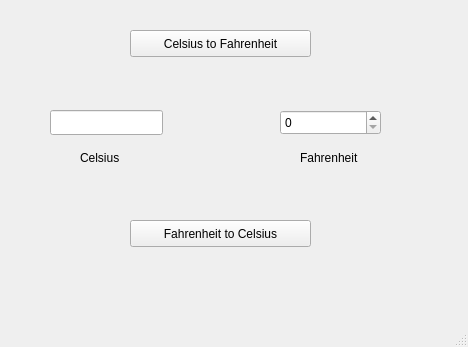
<?xml version="1.0" encoding="UTF-8"?>
<ui version="4.0">
 <class>MainWindow</class>
 <widget class="QMainWindow" name="MainWindow">
  <property name="geometry">
   <rect>
    <x>0</x>
    <y>0</y>
    <width>468</width>
    <height>347</height>
   </rect>
  </property>
  <property name="windowTitle">
   <string>MainWindow</string>
  </property>
  <widget class="QWidget" name="centralwidget">
   <widget class="QPushButton" name="btn_CtoF">
    <property name="geometry">
     <rect>
      <x>130</x>
      <y>30</y>
      <width>181</width>
      <height>27</height>
     </rect>
    </property>
    <property name="text">
     <string>Celsius to Fahrenheit</string>
    </property>
   </widget>
   <widget class="QPushButton" name="btn_FtoC">
    <property name="geometry">
     <rect>
      <x>130</x>
      <y>220</y>
      <width>181</width>
      <height>27</height>
     </rect>
    </property>
    <property name="text">
     <string>Fahrenheit to Celsius</string>
    </property>
   </widget>
   <widget class="QLabel" name="Celsius_label">
    <property name="geometry">
     <rect>
      <x>80</x>
      <y>150</y>
      <width>54</width>
      <height>15</height>
     </rect>
    </property>
    <property name="text">
     <string>Celsius</string>
    </property>
   </widget>
   <widget class="QLabel" name="Fahrenheit_label">
    <property name="geometry">
     <rect>
      <x>300</x>
      <y>150</y>
      <width>61</width>
      <height>16</height>
     </rect>
    </property>
    <property name="text">
     <string>Fahrenheit</string>
    </property>
   </widget>
   <widget class="QLineEdit" name="editCel">
    <property name="geometry">
     <rect>
      <x>50</x>
      <y>110</y>
      <width>113</width>
      <height>25</height>
     </rect>
    </property>
   </widget>
   <widget class="QSpinBox" name="spinFahr">
    <property name="geometry">
     <rect>
      <x>280</x>
      <y>110</y>
      <width>101</width>
      <height>25</height>
     </rect>
    </property>
   </widget>
  </widget>
  <widget class="QMenuBar" name="menubar">
   <property name="geometry">
    <rect>
     <x>0</x>
     <y>0</y>
     <width>468</width>
     <height>23</height>
    </rect>
   </property>
  </widget>
  <widget class="QStatusBar" name="statusbar"/>
 </widget>
 <resources/>
 <connections/>
</ui>
